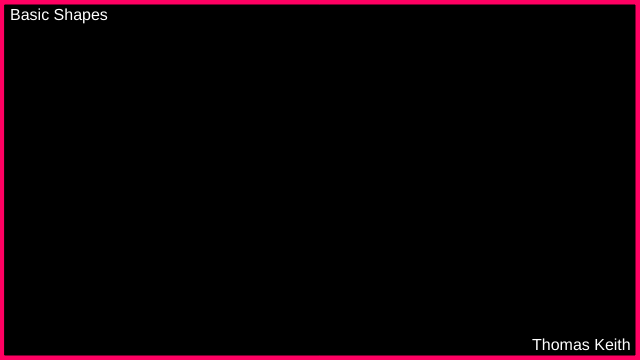
Frame 1 (no input)
Frame 60 (no input): identical to frame 1, image omitted
Frame 120 (the mouse pressed at the canvas centre since frame 60): identical to frame 1, image omitted

The p5.js sketch that drew this single still picture (run headless with seeded random() and noise() and a simulated clock; from frame 60 on, the mouse is pressed at the canvas centre):

// p5.js sketch
// ── sketch.js
function setup() {
  createCanvas(640,360);
}

function draw() {

  // Background with Border
  fill(0);
  background(255,0,98);
  rect(5,5,630,350);

// Lower Right-Hand Text

fill(255);
textSize(16);
text('Thomas Keith',532,350);

// Upper Left-Hand TITLE

fill(255);
textSize(16);
text('Basic Shapes',10,20)

}
